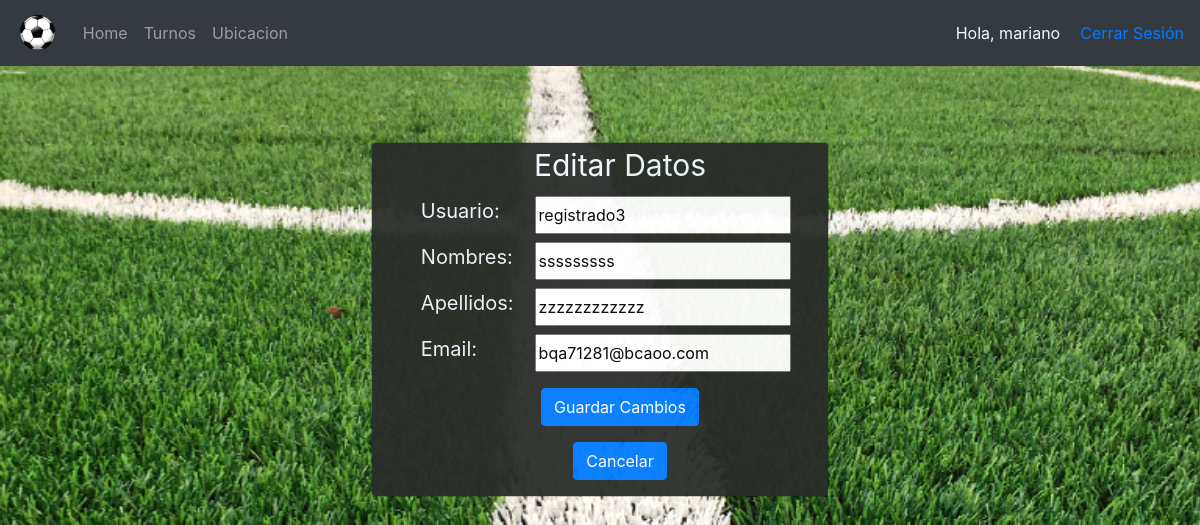
Screenshot of /editar_user/3 (signed in) with the database file from the repository.
### users/models.py (models this page shows, shortened)
class Usuario(AbstractBaseUser, PermissionsMixin):
    username = models.CharField("Usuario", unique=True, max_length=50)
    first_name = models.CharField("Nombres", max_length=200)
    surname = models.CharField("Apellidos", max_length=200)
    dni = models.CharField("Dni", unique=True, max_length=8)
    email = models.EmailField(_('email address'), unique=True)
    is_staff = models.BooleanField(default=False)
    is_active = models.BooleanField(default=True)
    date_joined = models.DateTimeField(default=timezone.now)
    USERNAME_FIELD = 'username'
    REQUIRED_FIELDS = ['email' ,'dni', 'first_name' , 'surname']
    objects = CustomUserManager()

### users/views.py (the view)
# urls.py: path('editar_user/<int:user_id>', UsuariosViews.edit_user, name="editar_user"),
    @login_required
    def edit_user(request, user_id):
        usuario = Usuario.objects.filter(id=user_id).first()
        form = CustomUserChangeForm(instance=usuario)
        return render(request, "accounts/registrados/editar_user.html", {"form":form, "usuario":usuario})

### users/forms.py
class CustomUserChangeForm(UserChangeForm):
    class Meta:
        model = Usuario
        fields = ('username', 'first_name', 'surname','email',)

### templates/accounts/registrados/editar_user.html (shortened to what this page needs)
{% extends 'accounts/header.html' %}
{% load static %}
{% block content %}
<link rel="stylesheet" type="text/css" href="{% static '/css/fomulario.css' %}">
<div class="modal-dialog text-center">
    <div class="col-sm-11 main-section">
        <div class="modal-content">
            <label style="margin-left: 40px;font-size: 30px; color: aliceblue;">Editar Datos</label>
            <form method="POST" action="{% url 'actualizar_user' user.id %}" class="col-12">
                <div class="input-group mb-2">
                    <div class="input-group-append col-md-4">
                        <label style="font-size:20px;color: aliceblue;">Usuario: </label>
                    </div>
                    {{form.username}}
                </div>
                <div class="input-group mb-2">
                    <div class="input-group-append col-md-4" >
                        <label style="font-size:20px;color: aliceblue;">Nombres:</label>
                    </div>
                    {{form.first_name}}
                </div>
                <div class="input-group mb-2">
                    <div class="input-group-append col-md-4">
                        <label style="font-size:20px;color: aliceblue;">Apellidos: </label>
                    </div>
                    {{form.surname}}
                </div>
                <div class="input-group mb-2">
                    <div class="input-group-append col-md-4">
                        <label style="font-size:20px;color: aliceblue;">Email: </label>
                    </div>
                    {{form.email}}
                </div>
                <div class="d-flex justify-content-center mt-3 login_container" style="margin-left: 40px;">
                    <input type="submit" value="Guardar Cambios" class="btn btn-primary">
                </div>
                <div class="d-flex justify-content-center mt-3 login_container" style="margin-left: 40px;">
                    <a class="btn btn-primary" href="http://127.0.0.1:8000/Perfil/">Cancelar</a>
                </div>
            </form>
        </div>
    </div>
</div>
{% endblock %}

### templates/accounts/header.html (shortened to what this page needs)
{% load static %}
<html>
<head>
    <link rel="stylesheet" href="https://stackpath.bootstrapcdn.com/bootstrap/4.4.1/css/bootstrap.min.css">
</head>
<body style="width: 100%;">
        <nav class="navbar navbar-expand-lg navbar-dark bg-dark">
            <a class="navbar-brand">
                <img src="{% static '/css/img/logo_pag.png' %}" height="40px">
            </a>
            <div class="collapse navbar-collapse" id="navbarText">
                <ul class="navbar-nav mr-auto">
                    {% if user.is_authenticated %}
                    <li class="navbar-item"><a href="http://127.0.0.1:8000/Home_user" class="nav-link">Home</a></li>
                    <li class="navbar-item"><a href="http://127.0.0.1:8000/Home_user/#botones-turnos" class="nav-link">Turnos</a></li>
                    <li class="navbar-item"><a href="http://127.0.0.1:8000/Home_user/#ubicacion" class="nav-link">Ubicacion</a></li>
                    {% endif %}
                </ul>
                <ul class="navbar-nav ml-auto">
                    {% if user.is_authenticated %}
                    <span style="margin-right: 20px; color: aliceblue;">Hola, <a style="color: aliceblue;" href="http://127.0.0.1:8000/Perfil/"> {{ user.first_name }}</a></span>
                    <span><a href=" {% url 'Logout' %}">Cerrar Sesión</a></span>
                    {% else %}
                    <li class="nav-item"><a class="nav-link" href="http://127.0.0.1:8000/Login">Iniciar Sesión</a></li>
                    <li class="nav-item"><a class="nav-link" href="http://127.0.0.1:8000/register">Registrarse</a></li>
                    {% endif %}
                </ul>
            </div>
        </nav>
    {% block content %} {% endblock %}
</body>
</html>

### static/css/fomulario.css (style rules this page uses)
body { background: url(./img/fondo.jpg) no-repeat center center fixed; background-size: cover; }
.main-section { margin: 0 auto; margin-top: 1%; padding: 0; }
.modal-content { background-color: #2A2D2A; opacity: .95; padding: 0 20px; }
.modal-dialog { max-width: 500px; margin: 4.75rem auto !important; }

### rows the page displays
Usuario: first_name "mariano"
Usuario: username "registrado3", first_name "sssssssss", surname "zzzzzzzzzzzz", email "bqa71281@bcaoo.com"
